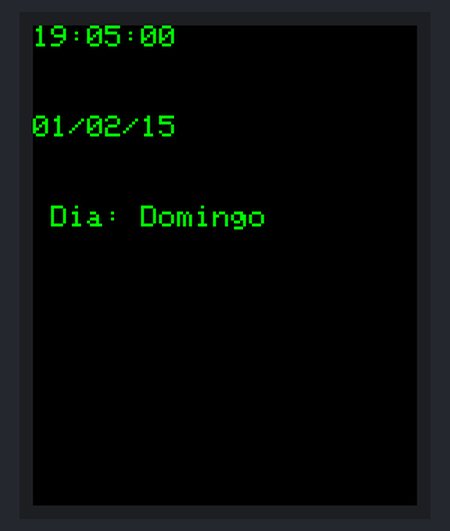
A sketch run on a simulated Arduino Mega 2560, built with avr-gcc and run on an emulated ATmega2560. Parts: 128×160 colour display. Wiring (inferred from the names in the program): DS3231 clock at I2C address 0x68. The local clock reads 2024-03-15 10:24:30 at power-on unless the sketch sets it; what the sketch prints to the serial monitor is not drawn.

Above: at 0.2 s.
At 14.6 s:
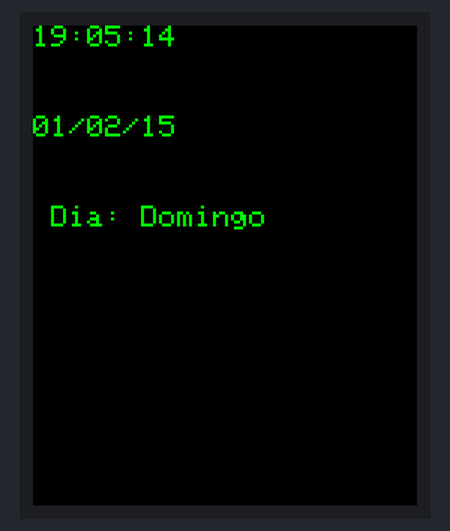
At 18.7 s:
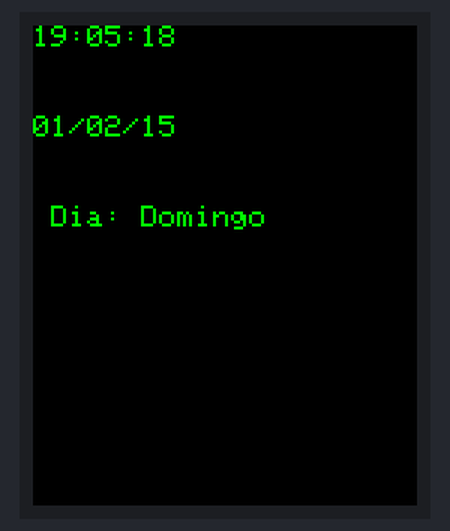
At 26.9 s:
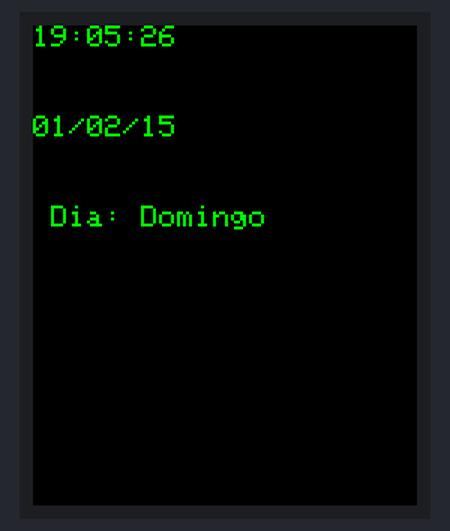
At 37.2 s:
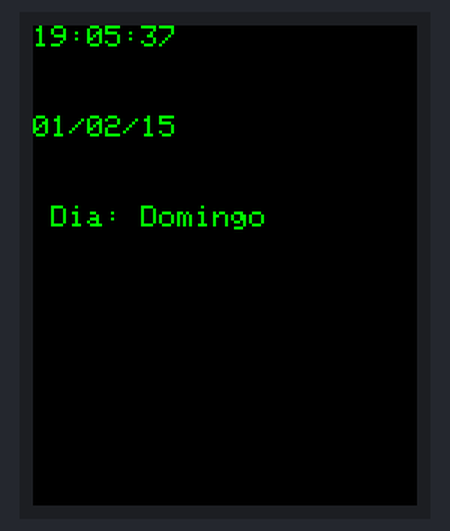

Measured:
- what the display in image 1 shows lasts 1.1 s, from 14.5 s to 15.6 s

The sketch:

reloj_tft_ejemplo.ino
```cpp
#include <Adafruit_GFX.h>
#include <Adafruit_ST7735.h>
//#include <TFT.h>
#include <Wire.h>
#include <SPI.h>

//I2C direcciones
#define DS3231_I2C_ADDRESS 0x68

//SPI TFT access
#define TFT_SCLK 52
#define TFT_MOSI 51
#define TFT_CS 53
#define TFT_DC 50
#define TFT_RS 48

Adafruit_ST7735 miPantalla = Adafruit_ST7735(TFT_CS, TFT_DC, TFT_MOSI, TFT_SCLK, TFT_RS);

//TFT miPantalla=new TFT(TFT_CS, TFT_DC, TFT_MOSI, TFT_SCLK, TFT_RS);;

byte decToBcd(byte val) {
  return (val/10*16)+(val%10);
}

byte bcdToDec(byte val) {
  return (val/16*10)+(val%16);
}

void setup() {
  // put your setup code here, to run once:
  Wire.begin();
  Serial.begin(9600);
  miPantalla.initR(INITR_BLACKTAB);
  Serial.println("Inicializado TFT");
  setDS3231time(0, 5, 19, 1, 15, 2, 15);
}

void setDS3231time(byte second, byte minute, byte hour, byte dayOfWeek, byte dayOfMonth, byte month, byte year) {
  Wire.beginTransmission(DS3231_I2C_ADDRESS);
  Wire.write(0); //Establezco el canal de comunicacion
  Wire.write(decToBcd(second));
  Wire.write(decToBcd(minute));
  Wire.write(decToBcd(hour));
  Wire.write(decToBcd(dayOfWeek));
  Wire.write(decToBcd(dayOfMonth));
  Wire.write(decToBcd(month));
  Wire.write(decToBcd(year));
  Wire.endTransmission();
}

void readDS3231time(byte *second, byte *minute, byte *hour, byte *dayOfWeek, byte *dayOfMonth, byte *month, byte *year) {
  Wire.beginTransmission(DS3231_I2C_ADDRESS);
  Wire.write(0); //Iniciamos el canal
  Wire.endTransmission();
  Wire.requestFrom(DS3231_I2C_ADDRESS,7); //Solicitamos 7 bytes del dispositivo en desde el registro 00h
  *second=bcdToDec(Wire.read() & 0x7f);
  *minute=bcdToDec(Wire.read());
  *hour=bcdToDec(Wire.read() & 0x3f);
  *dayOfWeek=bcdToDec(Wire.read());
  *dayOfMonth=bcdToDec(Wire.read());
  *month=bcdToDec(Wire.read());
  *year=bcdToDec(Wire.read());
}

void displayTime() {
  byte s, m, h, dow, dom, mo, y;
  miPantalla.setCursor(0, 0);
  miPantalla.fillScreen(ST7735_BLACK);
  miPantalla.setTextColor(ST7735_GREEN);
  //miPantalla.setTextSize(3);
  miPantalla.setTextWrap(true);
  readDS3231time(&s, &m, &h, &dow, &dom, &mo, &y);
  Serial.print(h,DEC);
  miPantalla.print(h);
  Serial.print(":");
  miPantalla.print(":");
  if(m<10) {
    Serial.print("0");
    miPantalla.print("0");
  }
  Serial.print(m);
  miPantalla.print(m);
  Serial.print(":");
  miPantalla.print(":");
  if(s<10) {
    Serial.print("0");
    miPantalla.print("0");
  }
  Serial.print(s);
  miPantalla.print(s);
  Serial.print(" ");
  miPantalla.setCursor(0, 30);
  if(dow<10)
    Serial.print("0");
    miPantalla.print("0");
  Serial.print(dow);
  miPantalla.print(dow);
  Serial.print("/");
  miPantalla.print("/");
  if(mo<10)
    Serial.print("0");
    miPantalla.print("0");
  Serial.print(mo);
  miPantalla.print(mo);
  Serial.print("/");
  miPantalla.print("/");
  Serial.print(y);
  miPantalla.print(y);
  Serial.print(" Día: ");
  miPantalla.setCursor(0, 60);
  miPantalla.print(" Dia: ");
  switch(dow){
    case 1:
      Serial.print("Domingo");
      miPantalla.print("Domingo");
      break;
    case 2:
      Serial.print("Lunes");
      miPantalla.print("Lunes");
      break;
    case 3:
      Serial.print("Martes");
      miPantalla.print("Martes");
      break;
    case 4:
      Serial.print("Miercoles");
      miPantalla.print("Miercoles");
      break;
    case 5:
      Serial.print("Jueves");
      miPantalla.print("Jueves");
      break;
    case 6:
      Serial.print("Viernes");
      miPantalla.print("Viernes");
      break;
    case 7:
      Serial.print("Sábado");
      miPantalla.print("Sábado");
      break;
   }
   Serial.println(" ");
}

void loop() {
  // put your main code here, to run repeatedly:

  displayTime();
  delay(1000);
}
```
